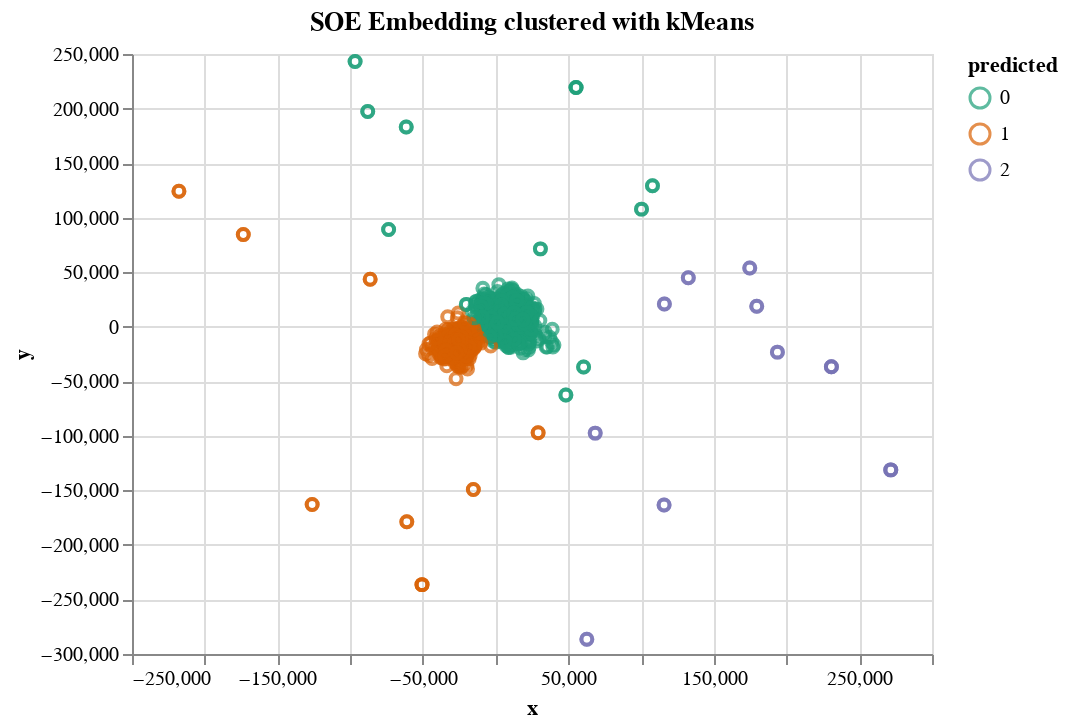

Notebook code cell kept with this figure:
### Markdown cell above
As we can see, Tangles performs a lot better on this super simple scenario already. One can safely increase the noise in the data to almost 0.2, with Tangles still reaching an optimal performance.

Next up, we will see how the embedding looks like.

### Code cell
plotter = AltairPlotter()
plotter.assignments(embedding, ypred_soe_kmeans).properties(title="SOE Embedding clustered with kMeans")

### Figure 1 — Vega-Lite specification as saved in the notebook (floating-point values rounded to 4 significant figures; data arrays with more than 128 entries replaced by an {"elided": "..."} marker saying what was removed)
{"config": {"view": {"continuousWidth": 400, "continuousHeight": 300}}, "data": {"name": "data-502405092713a1b7402b26364b2a46b4"}, "mark": "point", "encoding": {"color": {"type": "nominal", "field": "predicted", "scale": {"scheme": "dark2"}}, "x": {"type": "quantitative", "field": "x"}, "y": {"type": "quantitative", "field": "y"}}, "title": "SOE Embedding clustered with kMeans", "$schema": "https://vega.github.io/schema/vega-lite/v4.8.1.json", "datasets": {"data-502405092713a1b7402b26364b2a46b4": {"elided": "999 records"}}}
